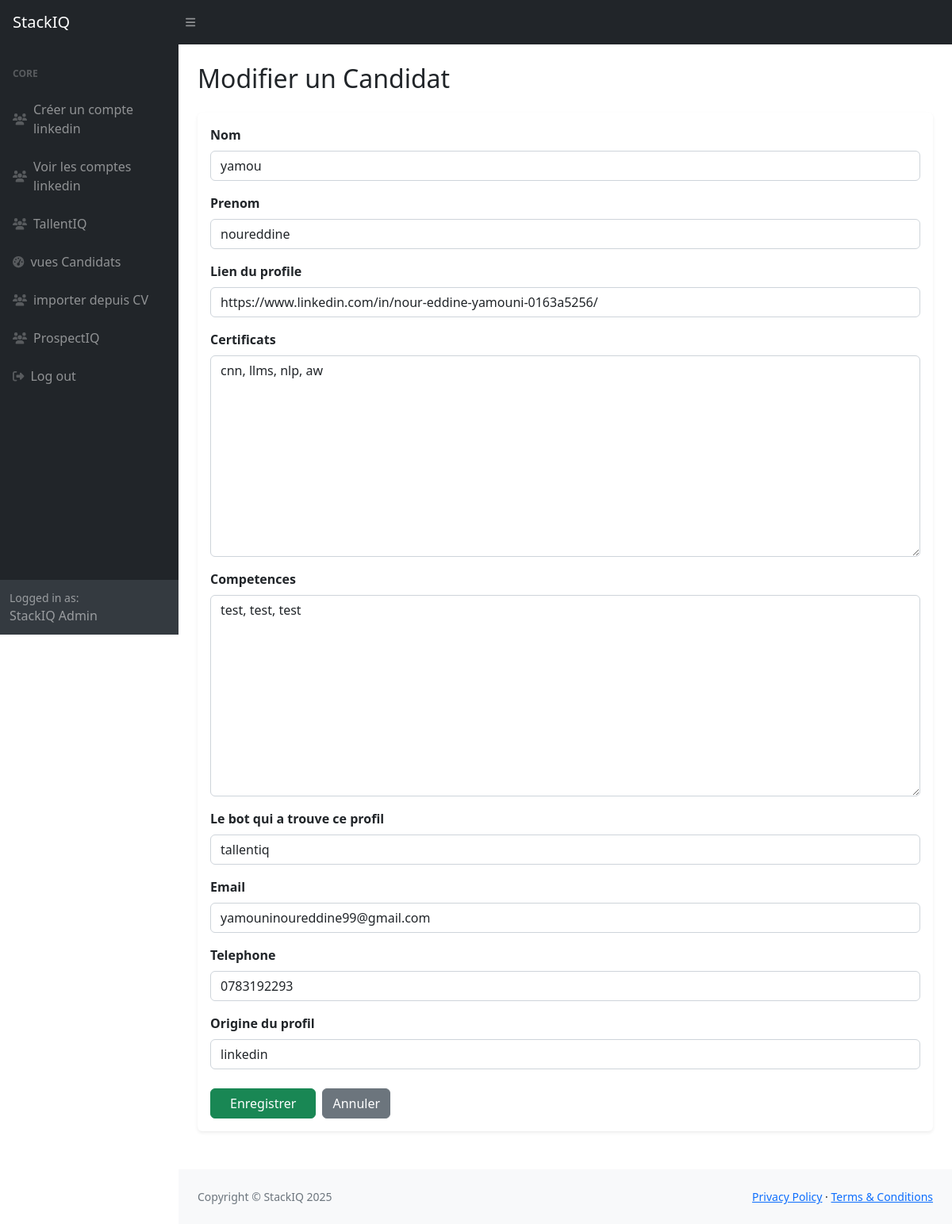
/candidats/modifier/1/ (signed in), run on the app's committed database.
### stackiq/models.py (models this page shows, shortened)
class Candidat(models.Model):
    nom = models.CharField(max_length=100)
    prenom = models.CharField(max_length=100)
    lien_du_profile = models.URLField(max_length=500)
    certificats = models.TextField(blank=True)
    competences = models.TextField(blank=True)
    le_bot_qui_a_trouve_ce_profil = models.CharField(max_length=100)
    email = models.EmailField(blank=True, null=True)
    telephone = models.CharField(max_length=20, blank=True)
    date_trouve = models.DateTimeField(auto_now_add=True)
    origine_du_profil = models.CharField(max_length=100, blank=True)

### dashboard/views.py (the view)
# urls.py: path('candidats/modifier/<int:candidat_id>/', views.modifier_candidat, name='modifier_candidat'),
@login_required
def modifier_candidat(request, candidat_id):
    print(f"MODIFICATION de {candidat_id}")
    candidat = get_object_or_404(Candidat, id=candidat_id)
    if request.method == 'POST':
        form = CandidatForm(request.POST, instance=candidat)
        if form.is_valid():
            form.save()
            return redirect('view_candidates')
    else:
        form = CandidatForm(instance=candidat)
    return render(request, 'dashboard/ajouter_candidat.html', {'form': form})

### stackiq/forms.py
class CandidatForm(forms.ModelForm):
    class Meta:
        model = Candidat
        fields = '__all__'

### dashboard/templates/dashboard/ajouter_candidat.html (shortened to what this page needs)
{% load static %}
{% load widget_tweaks %}
<!DOCTYPE html>
<html lang="fr">
<head>
    <link href="https://cdn.jsdelivr.net/npm/simple-datatables@7.1.2/dist/style.min.css" rel="stylesheet" />
    <link href="{% static 'dashboard/css/styles.css' %}" rel="stylesheet" />
</head>
<body class="sb-nav-fixed">
    <nav class="sb-topnav navbar navbar-expand navbar-dark bg-dark">
        <a class="navbar-brand ps-3" href="#">StackIQ</a>
        <button class="btn btn-link btn-sm order-1 order-lg-0 me-4 me-lg-0" id="sidebarToggle"><i class="fas fa-bars"></i></button>
    </nav>
    <div id="layoutSidenav">
        <div id="layoutSidenav_nav">
            <nav class="sb-sidenav accordion sb-sidenav-dark" id="sidenavAccordion">
                <div class="sb-sidenav-menu">
                    <div class="nav">
                        <div class="sb-sidenav-menu-heading">Core</div>
                        <a class="nav-link" href="{% url 'createlinkedin' %}">
                            <div class="sb-nav-link-icon"><i class="fas fa-users"></i></div>
                            Créer un compte linkedin
                        </a>
                        <a class="nav-link" href="{% url 'voirlinkedin' %}">
                            <div class="sb-nav-link-icon"><i class="fas fa-users"></i></div>
                            Voir les comptes linkedin
                        </a>
                        <a class="nav-link" href="{% url 'home' %}">
                            <div class="sb-nav-link-icon"><i class="fas fa-users"></i></div>
                            TallentIQ
                        </a>
                        <a class="nav-link" href="{% url 'view_candidates' %}">
                            <div class="sb-nav-link-icon"><i class="fas fa-tachometer-alt"></i></div>
                            vues Candidats
                        </a>
                        <a class="nav-link" href="{% url 'importcv' %}">
                            <div class="sb-nav-link-icon"><i class="fas fa-users"></i></div>
                            importer depuis CV
                        </a>
                        <a class="nav-link" href="{% url 'prospectiq' %}">
                            <div class="sb-nav-link-icon"><i class="fas fa-users"></i></div>
                            ProspectIQ
                        </a>
                        <a class="nav-link" href="{% url 'logout' %}">
                            <div class="sb-nav-link-icon"><i class="fas fa-sign-out-alt"></i></div>
                            Log out
                        </a>
                    </div>
                </div>
                <div class="sb-sidenav-footer">
                    <div class="small">Logged in as:</div>
                    StackIQ Admin
                </div>
            </nav>
        </div>
        <div id="layoutSidenav_content">
            <main>
                <div class="container-fluid px-4 mt-4">
    <h2 class="mb-4">{% if form.instance.id %}Modifier{% else %}Ajouter{% endif %} un Candidat</h2>
    <div class="card shadow-sm border-0 mb-5">
        <div class="card-body">
            <form method="post" novalidate>
                {% for field in form %}
                    <div class="mb-3">
                        <label for="{{ field.id_for_label }}" class="form-label fw-semibold">
                            {{ field.label }}
                        </label>
                        {{ field|add_class:"form-control" }}
                    </div>
                {% endfor %}
                <div class="mt-4 d-flex gap-2">
                    <button type="submit" class="btn btn-success px-4">Enregistrer</button>
                    <a href="{% url 'view_candidates' %}" class="btn btn-secondary">Annuler</a>
                </div>
            </form>
        </div>
    </div>
</div>
            </main>
            <footer class="py-4 bg-light mt-auto">
                <div class="container-fluid px-4">
                    <div class="d-flex justify-content-between small">
                        <div class="text-muted">Copyright &copy; StackIQ 2025</div>
                        <div>
                            <a href="#">Privacy Policy</a>
                            &middot;
                            <a href="#">Terms & Conditions</a>
                        </div>
                    </div>
                </div>
            </footer>
        </div>
    </div>
</body>
</html>

### data on the page
Candidat: form "yamou" "noureddine" "https://www.linkedin.com/in/nour-eddine-yamouni-0163a5256/" "cnn, llms, nlp, aw" "test, test, test" "tallentiq" "yamouninoureddine99@gmail.com" "0783192293" "linkedin"

### other printed values
{{ field.label }} "Nom" "Prenom" "Lien du profile" "Certificats" "Competences" "Le bot qui a trouve ce profil" "Email" "Telephone" "Origine du profil"
